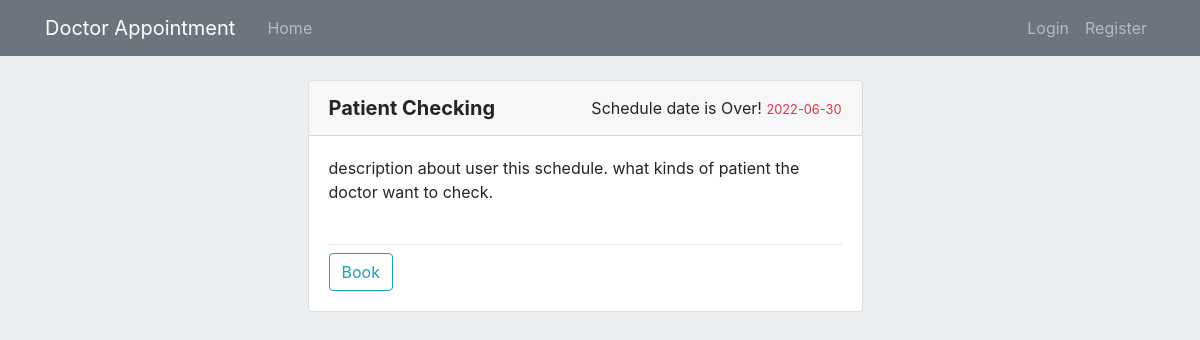
The page /list/2 on the database as committed earlier.
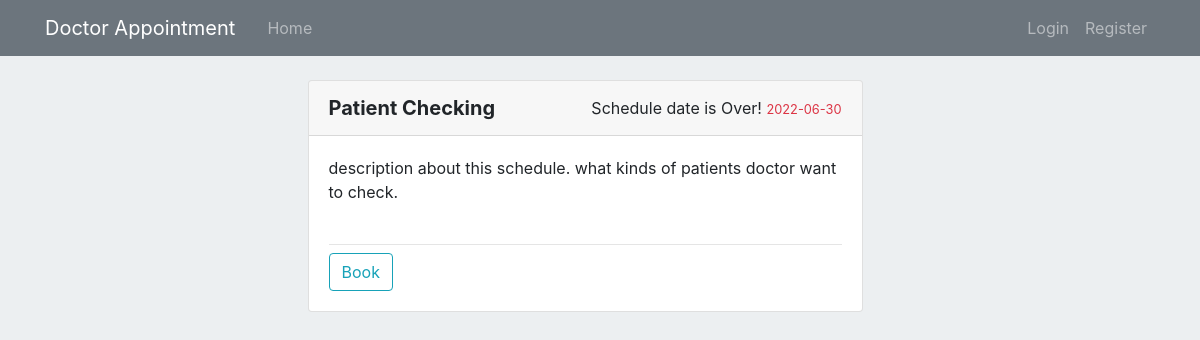
The same page on the database as committed later.
### appointment/Models/ScheduleModel.py (models this page shows, shortened)
class Schedule(db.Model):
    __tablename__='Schedule'
    id = db.Column(db.Integer, primary_key=True)
    name = db.Column(db.String(100), nullable=False)
    doctor_id = db.Column(db.Integer, db.ForeignKey('user.id'))
    start_date = db.Column(db.Date(), default = datetime.now().date())
    end_date = db.Column(db.Date(), default = datetime.now().date())
    description = db.Column(db.Text())
    appointment = db.relationship('Appointment', backref='Schedule', lazy=True)

### appointment/routes.py (the view)
@app.route("/list/<int:id>", methods=('GET', 'POST'))
def viewSchedule(id):
    return view_doctor_schedule(id)

### appointment/view.py (called while the page is built)
def view_doctor_schedule(id):
    doctor = User.query.filter_by(id=id).first()
    if not doctor.schedule:
        flash("This doctor doesn't have any schedule!", 'info')
        return redirect(url_for('home'))
    return render_template("view_schedules.html", schedules=doctor.schedule, todaydate=datetime.now().date())

### appointment/templates/view_schedules.html (shortened to what this page needs)
{% extends "layout/layout.html" %}
{% block content %}
{% include 'layout/home_header.html' %}
<div class="row col-12 mt-8">
    {% for schedule in schedules %}
    <div class="col-md-6 offset-md-3 mb-3">
        <div class="card">
            <div class="card-header d-flex justify-content-between align-items-center">
                <h5 class="modal-title text-capitalize font-weight-bold">{{ schedule.name }}</h5>
                <div class="">
                    {% if todaydate > schedule.end_date %}
                        <span>Schedule date is Over!</span>
                        <small class="text-danger">
                            {{ schedule.end_date }}
                        </small>
                    {% else %}
                        <span>Available upto</span>
                        <small class="text-info">
                            {{ schedule.end_date }}
                        </small>
                    {% endif %}
                </div>
            </div>
            <div class="card-body">
                <div class="modal-body p-0">
                    <span class="d-flex justify-content-center">{{ schedule.description }}</span>
                    <br>
                    <hr class="mb-2">
                    <div class="col-12 p-0 d-flex justify-content-between">
                        {% if current_user.id == schedule.doctor_id %}
                            <a class="btn btn-outline-info disable-a" href="{{url_for('patientAppointment', id=schedule.id)}}">Book </a>
                        {% else %}
                            <a class="btn btn-outline-info" href="{{url_for('patientAppointment', id=schedule.id)}}">Book </a>
                        {% endif %}
                    </div>
                </div>
            </div>
        </div>
    </div>
    {% endfor %}
</div>
{% endblock %}

Rows that differ between the two databases and show on the page:
changed Schedule "Patient Checking": description "description about user this schedule. what kinds of patient the doctor want to check." → "description about this schedule. what kinds of patients doctor want to check."
